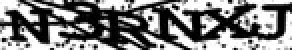
#> input picture server/resource/multiscale-template-matching/images/captcha-n.jpg, 146 x 25 px (shown 2 times larger); its folder holds only this picture in this run
$ python match.py --template images/captcha-n.jpg --images images   (Python 2 division)
#> lines starting #> are read from the running program, lines starting #| are printed output that depends on the picture
# USAGE
# python match.py --template cod_logo.png --images images

# import the necessary packages
import numpy as np
import argparse
import imutils
import glob
import cv2
from matplotlib import pyplot as plt

# construct the argument parser and parse the arguments
ap = argparse.ArgumentParser()
ap.add_argument("-t", "--template", required=True,
                help="Path to template image")
ap.add_argument("-i", "--images", required=True,
                help="Path to images where template will be matched")
ap.add_argument("-v", "--visualize",
                help="Flag indicating whether or not to visualize each iteration")
args = vars(ap.parse_args())

# load the image image, convert it to grayscale, and detect edges
template = cv2.imread(args["template"])
#> template is the input picture: shape (25, 146, 3); min 0, max 255, mean 126
template = cv2.cvtColor(template, cv2.COLOR_BGR2GRAY)
#> template: shape (25, 146)
template = cv2.bilateralFilter(template, 11, 17, 17)
template = cv2.Canny(template, 50, 200)
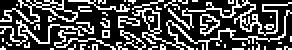
#> template: shape (25, 146) (shown 2 times larger); 30.2% white in thin lines or dots
cv2.imwrite("./outlinechar.jpg", template)
(tH, tW) = template.shape[:2]
#> tH = 25; tW = 146
# cv2.imshow("Template", template)

# loop over the images to find the template in
for imagePath in glob.glob(args["images"] + "/*.jpg"):
    # load the image, convert it to grayscale, and initialize the
    # bookkeeping variable to keep track of the matched region
    image = cv2.imread(imagePath)
    gray = cv2.cvtColor(image, cv2.COLOR_BGR2GRAY)
#> (the run stopped early here; a loop or call above may not have finished)
